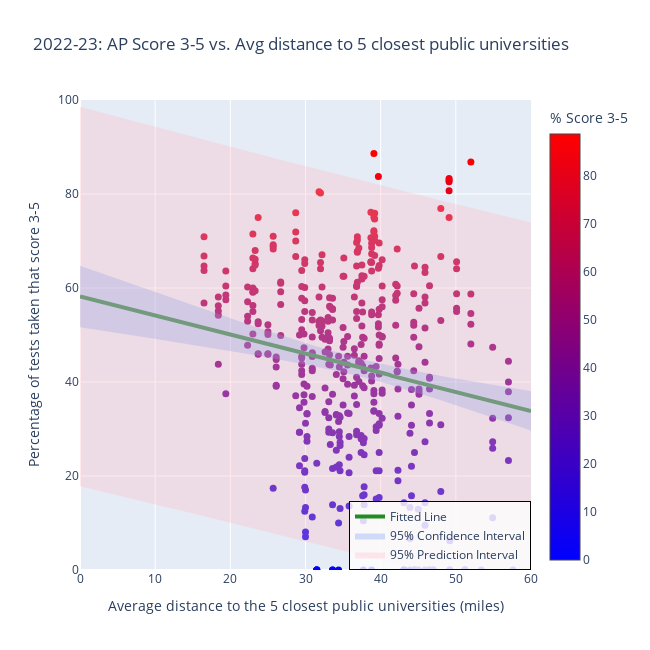

Here is the notebook cell this chart was saved with:
### Markdown cell above
### Feature 3: Average distance to 5 closest public universities

### Code cell
x_arr = northcarolina['closest_five_public_avg'].to_numpy()
y_arr = northcarolina['PERCENT_3_OR_ABOVE'].to_numpy()

# Fit the OLS model
alpha = 0.05  # 95% confidence level
x_with_const = sm.add_constant(x_arr)  # Add intercept
model = sm.OLS(y_arr, x_with_const).fit()

# Generate x values for the fitted line
x_line = np.linspace(0, 60, 121)
x_line = np.round(x_line, decimals = 1)
x_line_with_const = sm.add_constant(x_line)

# Get predictions and intervals
predictions = model.get_prediction(x_line_with_const)
prediction_summary = predictions.summary_frame(alpha=alpha)

# Extract values
y_line = prediction_summary['mean'].values
ci_lower = prediction_summary['mean_ci_lower'].values  # Confidence Interval lower bound
ci_upper = prediction_summary['mean_ci_upper'].values  # Confidence Interval upper bound
pi_lower = prediction_summary['obs_ci_lower'].values  # Prediction Interval lower bound
pi_upper = prediction_summary['obs_ci_upper'].values  # Prediction Interval upper bound

# Round fitted values for consistency
y_line = np.round(y_line, decimals=1)

#### Draw the data points ####
fig = go.Figure(data=go.Scatter(
    x=np.round(x_arr, decimals=1),
    y=np.round(y_arr, decimals=1),
    mode='markers',
    marker=dict(
        size=7,
        color=y_arr,
        colorscale='Bluered',
        symbol='circle',
        showscale=True,
        colorbar=dict(title='% Score 3-5'),
    ),
    showlegend=False,
    text=northcarolina['County'],
    name=''
))

#### Add the fitted line ####
fig.add_trace(go.Scatter(
    x=x_line,
    y=y_line,
    mode="lines",
    line=dict(color="forestgreen", width=4),  # Thicker fitted line
    name="Fitted Line",
    showlegend=True
))

#### Add the Confidence Interval band ####
fig.add_trace(go.Scatter(
    x=np.concatenate([x_line, x_line[::-1]]),
    y=np.concatenate([ci_upper, ci_lower[::-1]]),
    fill='toself',
    fillcolor='rgba(100, 149, 237, 0.3)',
    line=dict(color='rgba(255,255,255,0)'),
    hoverinfo="skip",
    showlegend=True,
    name="95% Confidence Interval"
))

#### Add the Prediction Interval band ####
fig.add_trace(go.Scatter(
    x=np.concatenate([x_line, x_line[::-1]]),
    y=np.concatenate([pi_upper, pi_lower[::-1]]),
    fill='toself',
    fillcolor='rgba(255, 182, 193, 0.3)',
    line=dict(color='rgba(255,255,255,0)'),
    hoverinfo="skip",
    showlegend=True,
    name="95% Prediction Interval"
))

#### Write the title of the plot ####
fig.update_layout(
    title='2022-23: AP Score 3-5 vs. Avg distance to 5 closest public universities',
    xaxis_title='Average distance to the 5 closest public universities (miles)',
    yaxis_title='Percentage of tests taken that score 3-5',
    width=650,
    height=650,
    legend=dict(
        x=1.0,  # Position of the legend (x-coordinate in normalized units)
        y=0.0,  # Position of the legend (y-coordinate in normalized units)
        xanchor='right',  # Align the legend box to the right
        yanchor='bottom',  # Align the legend box to the bottom
        bgcolor='rgba(255, 255, 255, 0.8)',  # White background with some transparency
        bordercolor='black',
        borderwidth=1
    )
)

fig.update_xaxes(range=[0, 60])
fig.update_yaxes(range=[0, 100])
fig.show()
# Save the plot
with open('../data/NC_pickled/NC_pass_vs_closest_five_public_avg.pkl', 'wb') as f:
    pickle.dump(fig, f)

### Figure 1 — Plotly figure (JSON) as saved in the notebook; plotly's stock layout.template omitted (floating-point values rounded to 4 significant figures; data arrays with more than 128 entries replaced by an {"elided": "..."} marker saying what was removed)
{"data": [{"marker": {"color": {"elided": "437 float values"}, "colorbar": {"title": {"text": "% Score 3-5"}}, "colorscale": [[0, "rgb(0,0,255)"], [1, "rgb(255,0,0)"]], "showscale": true, "size": 7, "symbol": "circle"}, "mode": "markers", "name": "", "showlegend": false, "text": {"elided": "437 str values"}, "type": "scatter", "x": {"elided": "437 float values"}, "y": {"elided": "437 float values"}}, {"line": {"color": "forestgreen", "width": 4}, "mode": "lines", "name": "Fitted Line", "showlegend": true, "type": "scatter", "x": [0, 0.5, 1, 1.5, 2, 2.5, 3, 3.5, 4, 4.5, 5, 5.5, 6, 6.5, 7, 7.5, 8, 8.5, 9, 9.5, 10, 10.5, 11, 11.5, 12, 12.5, 13, 13.5, 14, 14.5, 15, 15.5, 16, 16.5, 17, 17.5, 18, 18.5, 19, 19.5, 20, 20.5, 21, 21.5, 22, 22.5, 23, 23.5, 24, 24.5, 25, 25.5, 26, 26.5, 27, 27.5, 28, 28.5, 29, 29.5, 30, 30.5, 31, 31.5, 32, 32.5, 33, 33.5, 34, 34.5, 35, 35.5, 36, 36.5, 37, 37.5, 38, 38.5, 39, 39.5, 40, 40.5, 41, 41.5, 42, 42.5, 43, 43.5, 44, 44.5, 45, 45.5, 46, 46.5, 47, 47.5, 48, 48.5, 49, 49.5, 50, 50.5, 51, 51.5, 52, 52.5, 53, 53.5, 54, 54.5, 55, 55.5, 56, 56.5, 57, 57.5, 58, 58.5, 59, 59.5, 60], "y": [58.2, 58, 57.8, 57.6, 57.4, 57.2, 57, 56.8, 56.6, 56.4, 56.2, 56, 55.8, 55.6, 55.3, 55.1, 54.9, 54.7, 54.5, 54.3, 54.1, 53.9, 53.7, 53.5, 53.3, 53.1, 52.9, 52.7, 52.5, 52.3, 52.1, 51.9, 51.7, 51.5, 51.3, 51.1, 50.9, 50.7, 50.5, 50.3, 50.1, 49.9, 49.7, 49.5, 49.3, 49.1, 48.9, 48.7, 48.5, 48.2, 48, 47.8, 47.6, 47.4, 47.2, 47, 46.8, 46.6, 46.4, 46.2, 46, 45.8, 45.6, 45.4, 45.2, 45, 44.8, 44.6, 44.4, 44.2, 44, 43.8, 43.6, 43.4, 43.2, 43, 42.8, 42.6, 42.4, 42.2, 42, 41.8, 41.6, 41.3, 41.1, 40.9, 40.7, 40.5, 40.3, 40.1, 39.9, 39.7, 39.5, 39.3, 39.1, 38.9, 38.7, 38.5, 38.3, 38.1, 37.9, 37.7, 37.5, 37.3, 37.1, 36.9, 36.7, 36.5, 36.3, 36.1, 35.9, 35.7, 35.5, 35.3, 35.1, 34.9, 34.7, 34.5, 34.2, 34, 33.8]}, {"fill": "toself", "fillcolor": "rgba(100, 149, 237, 0.3)", "hoverinfo": "skip", "line": {"color": "rgba(255,255,255,0)"}, "name": "95% Confidence Interval", "showlegend": true, "type": "scatter", "x": {"elided": "242 float values"}, "y": {"elided": "242 float values"}}, {"fill": "toself", "fillcolor": "rgba(255, 182, 193, 0.3)", "hoverinfo": "skip", "line": {"color": "rgba(255,255,255,0)"}, "name": "95% Prediction Interval", "showlegend": true, "type": "scatter", "x": {"elided": "242 float values"}, "y": {"elided": "242 float values"}}], "layout": {"height": 650, "legend": {"bgcolor": "rgba(255, 255, 255, 0.8)", "bordercolor": "black", "borderwidth": 1, "x": 1, "xanchor": "right", "y": 0, "yanchor": "bottom"}, "title": {"text": "2022-23: AP Score 3-5 vs. Avg distance to 5 closest public universities"}, "width": 650, "xaxis": {"range": [0, 60], "title": {"text": "Average distance to the 5 closest public universities (miles)"}, "type": "linear"}, "yaxis": {"range": [0, 100], "title": {"text": "Percentage of tests taken that score 3-5"}, "type": "linear"}}}
